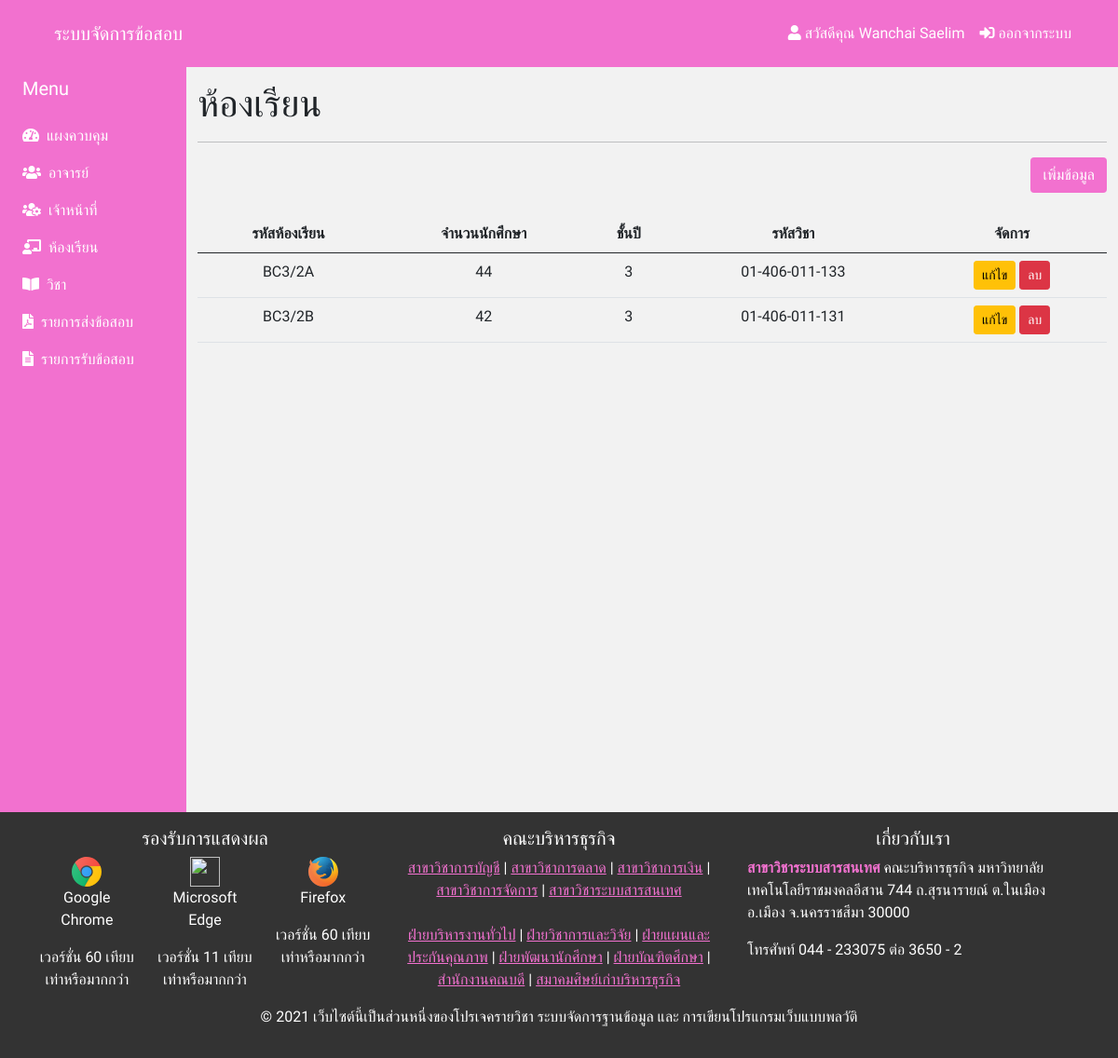
/admin/class.php (signed in), run on the app's committed database.
### tables this page shows
CREATE TABLE `students_class` (
  `class_id` varchar(15) NOT NULL,
  `class_amount` int(5) NOT NULL,
  `class_year` int(2) NOT NULL,
  `sub_id` varchar(15) NOT NULL
);

### admin/class.php (the view, shortened to what this page needs)
<?php
include('../config/db.php');
?>
<!DOCTYPE html>
<html lang="en">
<head>
	<?php include('includes/css.inc.php'); ?>
</head>
<body>
	<?php include('includes/navbar.inc.php'); ?>
	<?php include('includes/sidebarContentTop.inc.php'); ?>
	<div class="col py-3">
		<h1>ห้องเรียน</h1>
		<hr>
		<div class="text-right">
			<a href="class.php?show=add" class="btn btn-is">เพิ่มข้อมูล</a>
		</div>
		<br>
		<div class="table-responsive">
			<table class="table">
				<thead>
					<tr class="text-center">
						<th>รหัสห้องเรียน</th>
						<th>จำนวนนักศึกษา</th>
						<th>ชั้นปี</th>
						<th>รหัสวิชา</th>
						<th colspan="2">จัดการ</th>
					</tr>
				</thead>
				<tbody>
					<?php
					$sql = "SELECT * FROM students_class";
					$query = mysqli_query($conn, $sql);
					while($row = mysqli_fetch_assoc($query)) {
					?>
					<tr class="text-center">
						<td><?= $row['class_id']; ?></td>
						<td><?= $row['class_amount']; ?></td>
						<td><?= $row['class_year']; ?></td>
						<td><?= $row['sub_id']; ?></td>
						<td>
							<a href="class.php?edit=<?= $row['class_id']; ?>" class="btn btn-warning btn-sm">แก้ไข</a>
							<a href="controller/classDelete.php?id=<?= $row['class_id']; ?>" onclick="return confirm('คุณแน่ใจใช่แล้วหรือไม่? ที่ต้องการลบ')" class="btn btn-danger btn-sm">ลบ</a>
						</td>
					</tr>
					<?php } ?>
				</tbody>
			</table>
		</div>
	</div>
	<?php include('includes/sidebarContentBottom.inc.php'); ?>
	<?php include('includes/footer.inc.php'); ?>
</body>
</html>

### public/css/style.css (style rules this page uses)
* { font-family: 'Prompt', sans-serif; }
body { background-color: #f2f2f2 !important; min-height: 100vh; }
.btn-is { background: #f271cf !important; color: white !important; }
.text-right { text-align: right; }

### data on the page
students_class: class_id "BC3/2A", class_amount "44", class_year "3", sub "01-406-011-133"
students_class: class_id "BC3/2B", class_amount "42", class_year "3", sub "01-406-011-131"

### other printed values
$_SESSION['officer'] "Wanchai Saelim"
